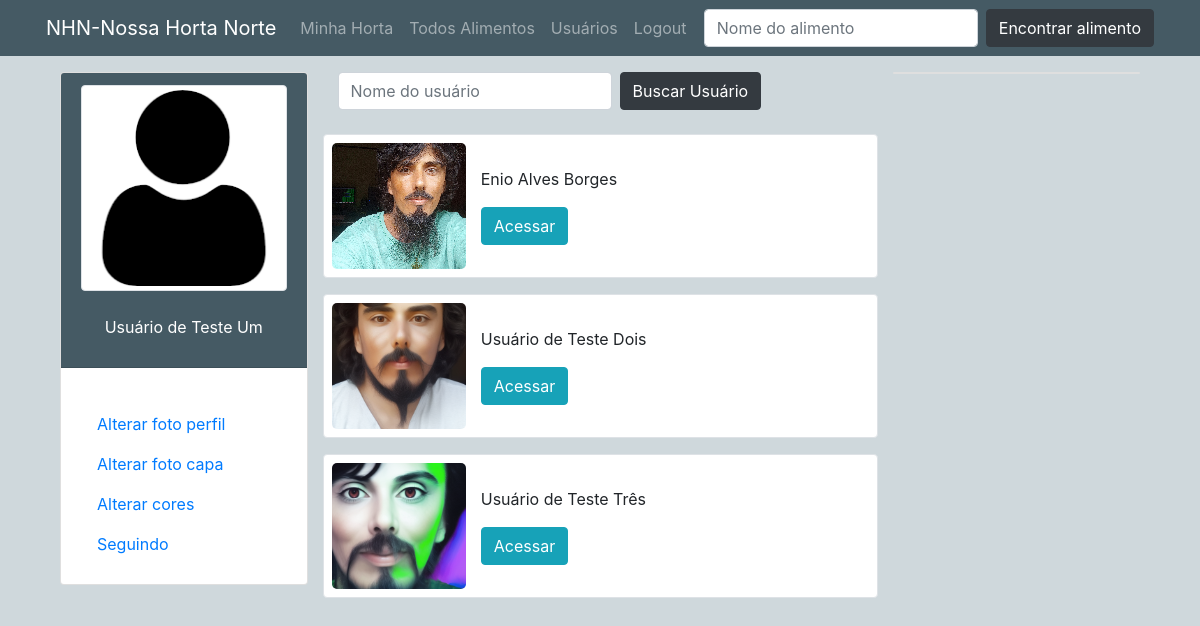
Page /conexoes/ (signed in) on the committed database.
### perfis/models.py (models this page shows, shortened)
class Perfil(models.Model):
    nome = models.CharField(max_length=255, null=False)
    telefone = models.CharField(max_length=15, null=True, blank=True)
    endereco_maps = models.CharField(max_length=255, null=True, blank=True)
    imagem_perfil = models.ImageField(null=True, blank=True, upload_to='uploads/fotoperfil/')
    imagem_capa = models.ImageField(null=True, blank=True, upload_to='uploads/fotocapa/')
    cor = models.CharField(max_length=10, default='#455A64')
    contatos = models.ManyToManyField('self')
    usuario = models.OneToOneField(User, related_name='perfil', on_delete=models.CASCADE)

### perfis/views.py (the view)
# urls.py: path('conexoes/', views.conexoes, name='conexoes'),
@login_required(login_url='login')
def conexoes(request):
    dados = {}
    dados['perfil_logado'] = request.user.perfil
    dados['encontrados'] = dados['perfil_logado'].contatos.all()
    return render(request, 'buscarusuario.html', dados)

### perfis/templates/buscarusuario.html (shortened to what this page needs)
{% extends 'base.html' %}
{% load static %}
{% block main %}
<form method="POST" action="{% url 'buscar_usuario' %}"
    class="form-inline my-2 my-lg-0 form-busca-usuario">
    <input class="form-control mr-sm-2" type="search" name="busca" placeholder="Nome do usuário">
    <button class="btn btn-dark my-2 my-sm-0" type="submit">Buscar Usuário</button>
</form><br>
<div>
    {% if encontrados %}
    <ul class="list-group full-w">
        {% for encontrado in encontrados %}
        {% if encontrado.id != user.perfil.id %}
        {% if encontrado in user.perfil.contatos.all %}
        <div class="row border rounded mb-3 py-2 px-2 bg-white">
            <div class="col col-md-3 py-5"
                style="background:  {% if encontrado.imagem_perfil %} url('/media/{{ encontrado.imagem_perfil }}') {% else %} url('{% static 'media/img/user.png' %}') {% endif %} ;
                        background-position: center;
                        background-size: cover;
                        border-radius: 5px;"></div>
            <div class="col col-md-9 bg-white py-4">
                <p>{{ encontrado.nome }}</p>
                <div>
                    <a href="{% url 'exibir' encontrado.id %}" class="btn btn-info">Acessar</a>
                </div>
            </div>
        </div>
        {% endif %}
        {% endif %}
        {% endfor %}
    </ul>
    {% else %}
    <div class="full-w alert alert-warning text-center">
        <h2>Nenhum resultado encontrado</h2>
    </div>
    {% endif %}
</div>
{% endblock %}

### perfis/templates/base.html (shortened to what this page needs)
{% load static %}
<!DOCTYPE html>
<html lang="pt-br">
<head>
    <link rel="stylesheet" href="https://stackpath.bootstrapcdn.com/bootstrap/4.3.1/css/bootstrap.min.css"
>
    <link rel="stylesheet" href="{% static '/css/estilo.css' %}" rel="stylesheet">
</head>
<body style="{% if perfil_logado.imagem_capa %} background: url('/media/{{ perfil_logado.imagem_capa }}'); {% else %} background: #CFD8DC; {% endif %}
                background-repeat: no-repeat;
                background-size: cover;
                background-position: center;
                background-attachment: fixed;">
    <div class="navbar-dark fixed-top" style="background: {{ perfil_logado.cor }};">
        <nav class="navbar container navbar-expand-lg">
            <a class="navbar-brand" href="/">NHN-Nossa Horta Norte</a>
            <div class="collapse navbar-collapse" id="navbarSupportedContent">
                <ul class="navbar-nav mr-auto">
                    <li class="nav-item">
                        <a class="nav-link" href="{% url 'minhas_postagens' %}">Minha Horta</a>
                    </li>
                    <li class="nav-item">
                        <a class="nav-link" href="{% url 'todos_alimentos' %}">Todos Alimentos</a>
                    </li>
                    <li class="nav-item">
                        <a class="nav-link" href="{% url 'buscar_usuario' %}">Usuários</a>
                    </li>
                    <li class="nav-item">
                        <a class="nav-link" href="{% url 'deslogar' %}">Logout</a>
                    </li>
                </ul>
                <form method="POST" action="{% url 'buscar_alimento' %}"
                    class="form-inline my-2 my-lg-0 form-buscalimento">
                    <input class="form-control mr-sm-2" type="search" name="buscalimento" placeholder="Nome do alimento">
                    <button class="btn btn-dark my-2 my-sm-0" type="submit">Encontrar alimento</button>
                </form>
            </div>
        </nav>
    </div>
    <main class="mt-5 index">
        <div class="row container">
            <section class="col col-sm-12 col-md-3 col-lg-3 col-xl-3 mt-4 opcoes-do-usuario">
                <div class="card">
                    <div class="card-header center-center" style="background: {{ perfil_logado.cor }};"
                        data-toggle="tooltip" data-placement="bottom" title="Alterar foto do perfil">
                        <img src="{% if perfil_logado.imagem_perfil %} /media/{{ perfil_logado.imagem_perfil }}
                        {% else %} {% static 'media/img/user.png' %} {% endif %}" alt="Usuário" width="100%"
                            class="img-fluid img-thumbnail"><br>
                        <p class="text-white">{{ perfil_logado.nome }}</p>
                    </div>
                    <div class="card-body">
                        <ul class="nav flex-column mt-3">
                            <li class="nav-item"> <a class="nav-link" href="" data-toggle="modal"
                                    data-target="#alterarFotoPerfil">Alterar foto perfil</a> </li>
                            <li class="nav-item"> <a class="nav-link" href="" data-toggle="modal"
                                    data-target="#alterarFotoCapa">Alterar foto capa</a> </li>
                            <li class="nav-item"> <a class="nav-link" href="" data-toggle="modal"
                                    data-target="#alterarCorPerfil">Alterar cores</a> </li>
                            <li class="nav-item"> <a class="nav-link" href="{% url 'conexoes' %}">Seguindo</a> </li>
                        </ul>
                    </div>
                </div>
            </section>
            <div class="col col-sm-12 col-md-12 col-lg-6 col-xl-6 mt-4">
                {% block main %}
                {% endblock %}
            </div>
            <aside class="col col-sm-12 col-md-12 col-lg-3 col-xl-3 mt-4">
                <div class="bg-white card">
                </div>
            </aside>
        </div>
    </main>
</body>
</html>

### perfis/static/css/estilo.css (style rules this page uses)
html, body { height: 100%; }
main.index { min-height: calc(100% - 56px); display: flex; flex-direction: row; justify-content: center; }
.opcoes-do-usuario { display: flex; flex-direction: column; justify-content: flex-start; align-items: center; }
.center-center { display: flex; flex-direction: column; justify-content: center; align-items: center; }
.full-w { width: 100%; }

### rows in the picture
Perfil: nome "Usuário de Teste Um"
Perfil: imagem_perfil (picture), nome "Enio Alves Borges"
Perfil: imagem_perfil (picture), nome "Usuário de Teste Dois"
Perfil: imagem_perfil (picture), nome "Usuário de Teste Três"
